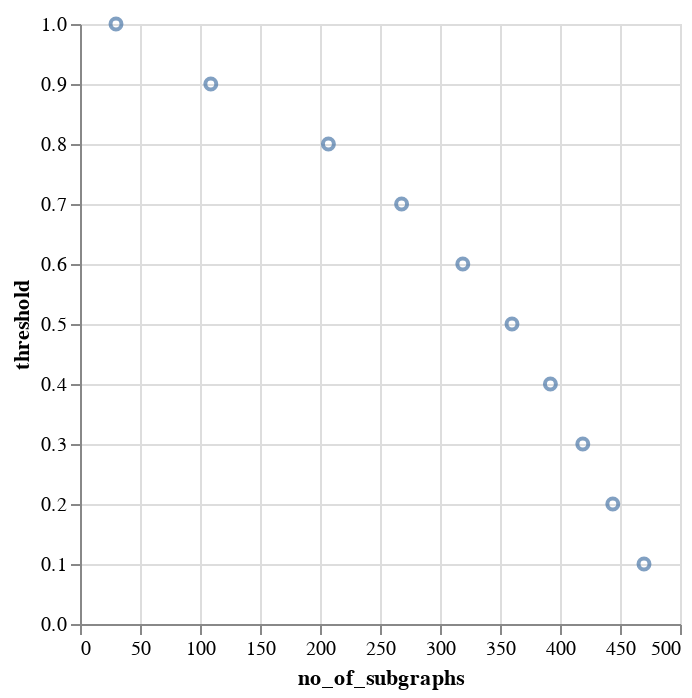

Notebook cell for this chart:
### Code cell
df = pd.read_csv('triangle_threshold.csv')
alt.Chart(df).mark_point().encode(
    x='no_of_subgraphs',
    y='threshold',
    tooltip=['iterations']
)

### Figure 1 — Vega-Lite specification as saved in the notebook (floating-point values rounded to 4 significant figures)
{"config": {"view": {"continuousWidth": 300, "continuousHeight": 300}}, "data": {"name": "data-12dc638acba4bc93b90dfd7fee75dc27"}, "mark": {"type": "point"}, "encoding": {"tooltip": [{"field": "iterations", "type": "quantitative"}], "x": {"field": "no_of_subgraphs", "type": "quantitative"}, "y": {"field": "threshold", "type": "quantitative"}}, "$schema": "https://vega.github.io/schema/vega-lite/v5.8.0.json", "datasets": {"data-12dc638acba4bc93b90dfd7fee75dc27": [{"no_of_subgraphs": 470, "threshold": 0.1, "iterations": 10}, {"no_of_subgraphs": 444, "threshold": 0.2, "iterations": 8}, {"no_of_subgraphs": 419, "threshold": 0.3, "iterations": 7}, {"no_of_subgraphs": 392, "threshold": 0.4, "iterations": 6}, {"no_of_subgraphs": 360, "threshold": 0.5, "iterations": 5}, {"no_of_subgraphs": 319, "threshold": 0.6, "iterations": 5}, {"no_of_subgraphs": 268, "threshold": 0.7, "iterations": 4}, {"no_of_subgraphs": 207, "threshold": 0.8, "iterations": 4}, {"no_of_subgraphs": 109, "threshold": 0.9, "iterations": 4}, {"no_of_subgraphs": 30, "threshold": 1.0, "iterations": 3}]}}
